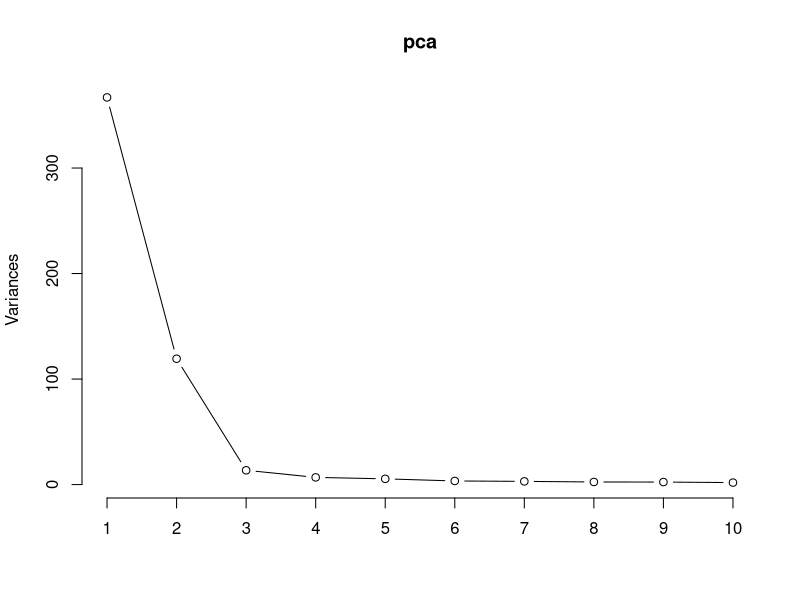
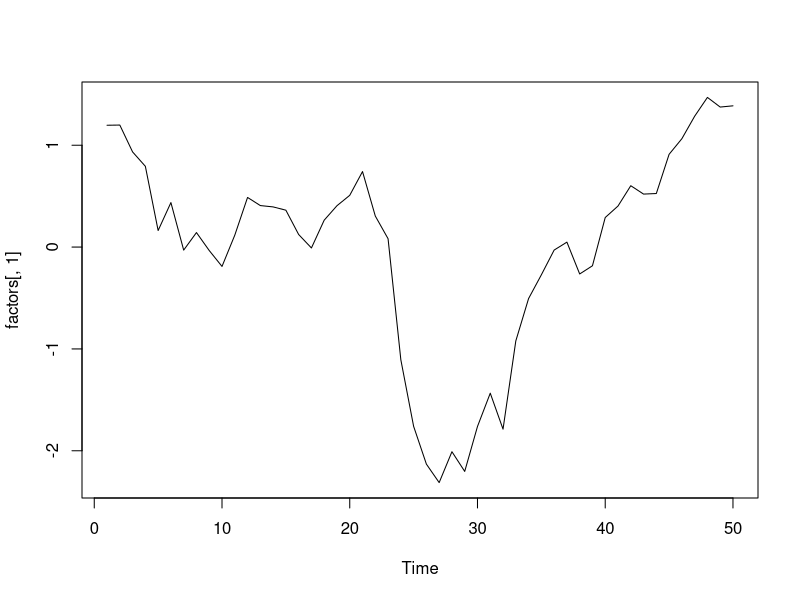
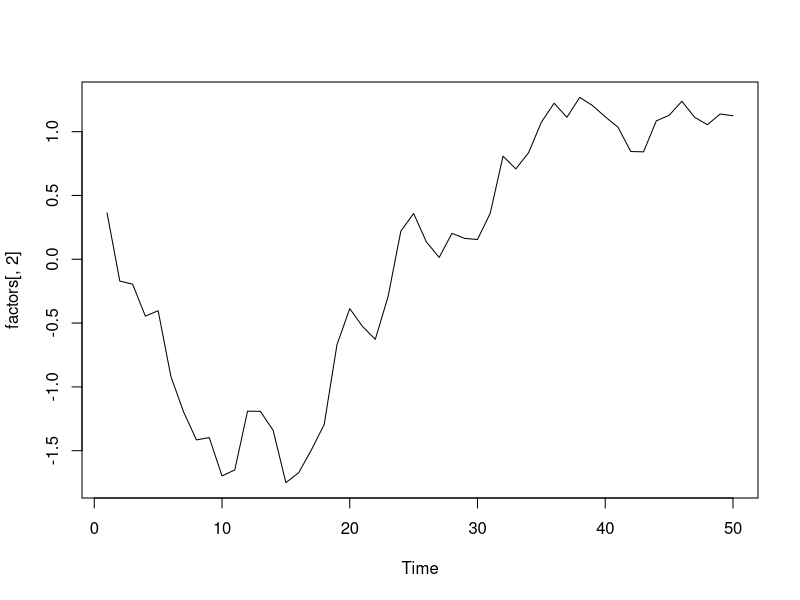
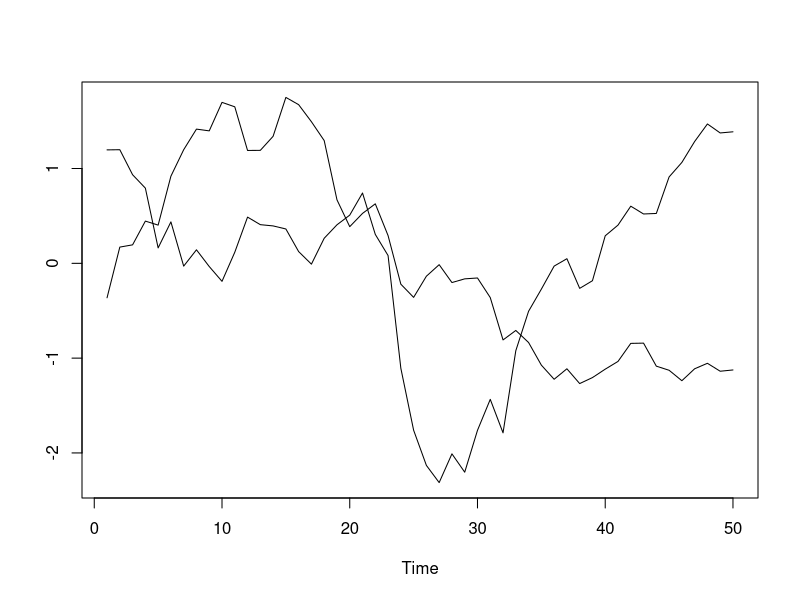

Write R code to recreate these figures, in order.
###############################################################
# Title:        ex6.2.r
# Author:       Jason Parker
# Date:         2017-11-15
# Description:  K-means, hierarchical clustering and PCA
# Sources:      Various, Jay Scott, Walter Johnston
###############################################################

rm(list=ls())
context1 <- read.csv("murder.csv")


Xdata <- context1[2:ncol(context1)]
pca <- prcomp(Xdata)
screeplot(pca,type="lines") 
factors <- pca$x[,1:2]

head(factors)
summary(factors)
cov(factors)

# algebra to standardize the principal components
library(expm)
factors <- factors %*% solve(sqrtm(crossprod(factors))) * sqrt(nrow(factors)) 
crossprod(factors)/nrow(factors)
cov(factors)

ts.plot(factors[,1])
context1$Year[28]
ts.plot(factors[,2])

pca$rotation[,1:2]*100
factors[,2] <- factors[,2]*-1

ts.plot(factors)
